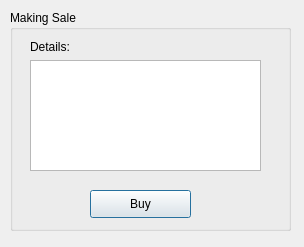
<?xml version="1.0" encoding="UTF-8"?>
<ui version="4.0">
 <class>sale</class>
 <widget class="QDialog" name="sale">
  <property name="geometry">
   <rect>
    <x>0</x>
    <y>0</y>
    <width>304</width>
    <height>247</height>
   </rect>
  </property>
  <property name="windowTitle">
   <string>Dialog</string>
  </property>
  <widget class="QGroupBox" name="making_rent">
   <property name="geometry">
    <rect>
     <x>10</x>
     <y>10</y>
     <width>281</width>
     <height>221</height>
    </rect>
   </property>
   <property name="title">
    <string>Making Sale</string>
   </property>
   <widget class="QPushButton" name="buy_pb">
    <property name="geometry">
     <rect>
      <x>80</x>
      <y>180</y>
      <width>101</width>
      <height>28</height>
     </rect>
    </property>
    <property name="text">
     <string>Buy</string>
    </property>
   </widget>
   <widget class="QWidget" name="">
    <property name="geometry">
     <rect>
      <x>20</x>
      <y>30</y>
      <width>231</width>
      <height>131</height>
     </rect>
    </property>
    <layout class="QVBoxLayout" name="verticalLayout">
     <item>
      <widget class="QLabel" name="label">
       <property name="text">
        <string>Details:</string>
       </property>
      </widget>
     </item>
     <item>
      <widget class="QTextEdit" name="textEdit_di"/>
     </item>
    </layout>
   </widget>
  </widget>
 </widget>
 <resources/>
 <connections/>
</ui>
